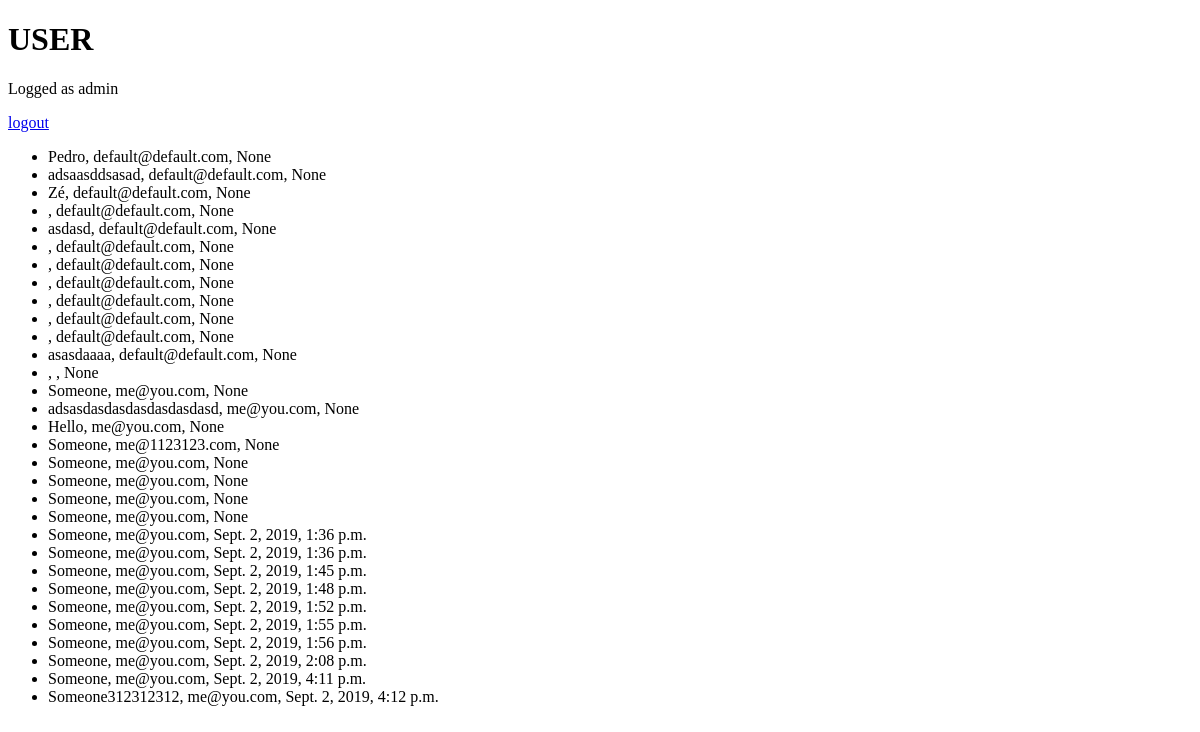
Page /user/ (signed in) on the earlier database version.
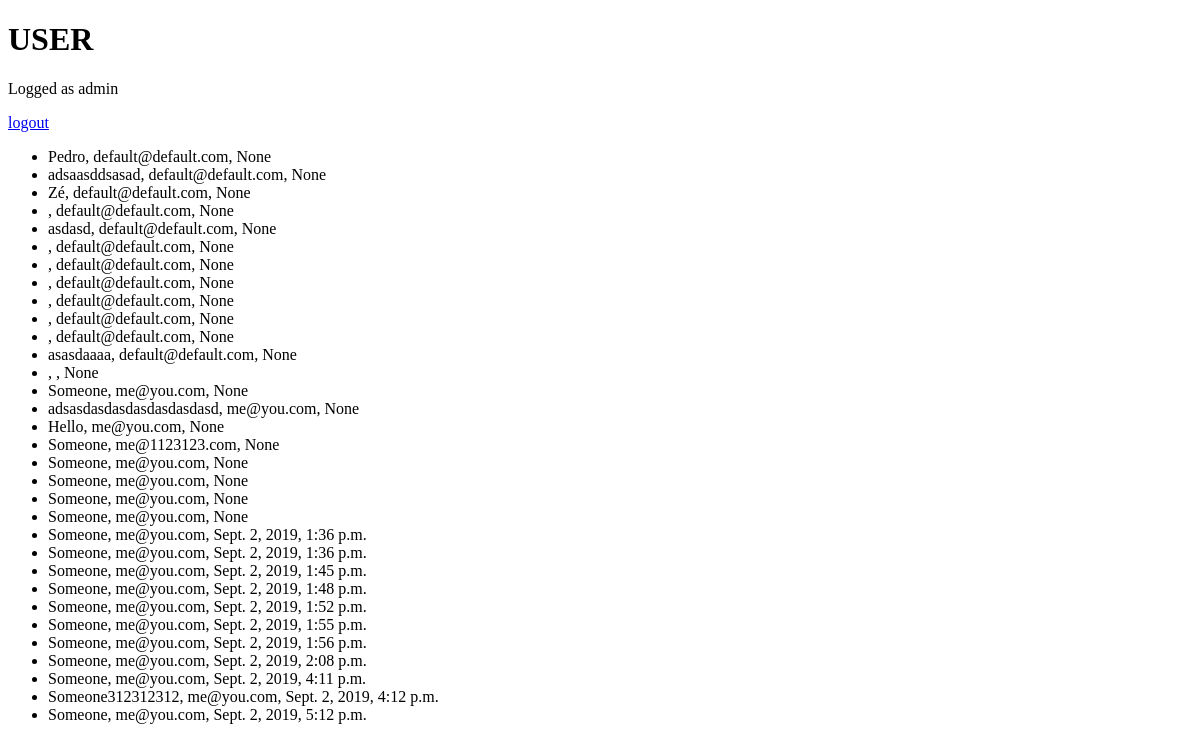
Same page on the later database version.
### website/models.py (models this page shows)
class Candidate(models.Model):
    datetime = models.DateTimeField(auto_now_add=True)
    full_name = models.CharField(max_length=123)
    email = models.EmailField()
    phone = models.BigIntegerField()
    pres_letter = models.TextField()
    linkedin_link = models.URLField()
    github_link = models.URLField()
    eng_level = models.IntegerField()
    salary = models.DecimalField(decimal_places = 2, max_digits = 10)
    curriculum = models.FileField(null=True, blank=True, upload_to='cv_upload/')

### website/views.py (the view)
# urls.py: path('user/', views.user, name='user'),
def user(request):
    context = {
        'candidate_list': Candidate.objects.all(),
    }
    return render(request, 'website/user.html', context)

### website/templates/website/user.html
<!DOCTYPE html>
<h1>USER</h1>
{% if user.is_authenticated %}
    <p>Logged as {{user.username}}</p>
    <p><a href="{% url 'logout' %}">logout</a></p>
    <ul>
        {% for candidate in candidate_list %}
            <li>
                {{ candidate.full_name }}, {{ candidate.email }}, {{ candidate.datetime }}
            </li>
        {% endfor %}
    </ul>
{% else %}
    <a href="{% url 'login' %}">login</a>
{% endif %}

Differences in the rows shown:
added Candidate: full_name "Someone", email "me@you.com", datetime "Sept. 2, 2019, 5:12 p.m."
